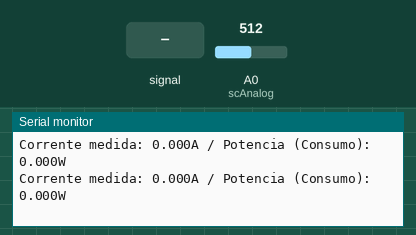
Recording of a sketch running on a simulated Arduino Uno, built with avr-gcc and run on an emulated ATmega328P. Parts: the last lines printed to the serial monitor. The test bench sets the inputs (shaded band); at power-on: A0 (scAnalog) = 512.

Above: at 1.2 s.
1.3 s: A0 (scAnalog) fed a 200 Hz sine of ±81 counts around its level
At 1.52 s:
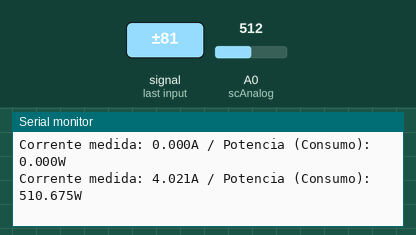
2.8 s: A0 (scAnalog) set to 716
At 2.81 s:
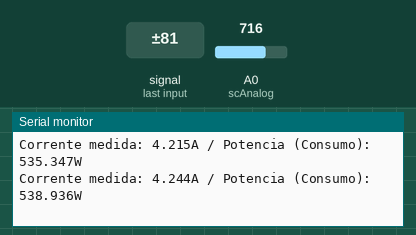
4.3 s: A0 (scAnalog) set to 900
At 4.32 s:
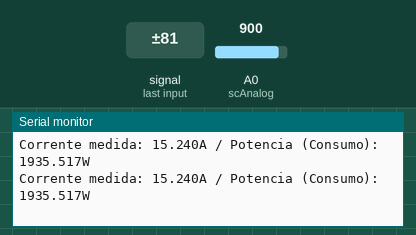
Timing chart, 0 to 7.3 s (numbered marks = the images above; inputs shaded):
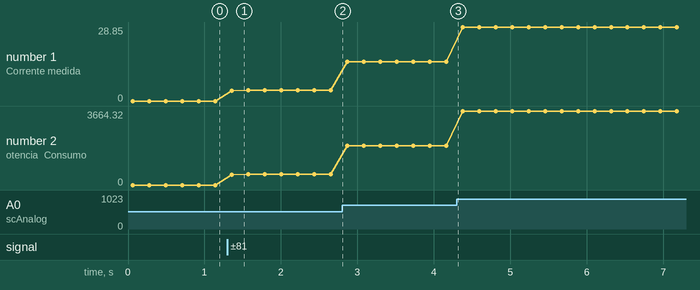

Measured:
- after the input at 1.3 s, the serial monitor: prints a new line after 0.06 s (image 1)
- plotted number 1: 0 → 4.24 after the input at 1.3 s, 4.24 → 15.24 after the input at 2.8 s, 15.24 → 28.85 after the input at 4.3 s
- plotted number 2: 0 → 538.94 after the input at 1.3 s, 538.94 → 1935.52 after the input at 2.8 s, 1935.52 → 3664.32 after the input at 4.3 s

The sketch:

exemplo_amperimetro.ino
```cpp
/**************************************************************************
 *                 Placa de Desenvolvimento Arduino Uno                   *
 *                Medição de Corrente e Potência com Sensor ACS712        *
 *                  Elaborado/Adptado por Epaminondas Lage                *
 *                                                                        *
 * Este código utiliza o sensor de corrente ACS712 para medir a corrente  *
 * consumida e calcular a potência aproximada, exibindo os valores no     *
 * monitor serial do Arduino.                                             *
 **************************************************************************/

const int scAnalog = A0; // Porta analógica (A0) utilizada pelo sensor de corrente
float sensorValue_aux = 0; // Variável auxiliar do tipo float para leituras
float sensorValue = 0; // Variável que armazena o valor médio da leitura
float currentValue = 0; // Variável que armazena o valor da corrente calculada
float voltsporUnidade = 0.0048828125; // Fator de conversão de volts por unidade (5V/1023)
int tensaoRede = 127; // Tensão da rede elétrica (127V ou 220V)
float potenciaAprox = 0; // Variável que armazena a potência calculada

void setup(){
  Serial.begin(9600); // Inicializa a porta serial
}

void loop(){
  currentValue = 0; // Reinicia o valor atual da corrente
  sensorValue = 0; // Reinicia o valor atual da leitura do sensor

  // Realiza 500 leituras do sensor para maior precisão
  for(int i = 500; i > 0; i--){
    sensorValue_aux = (analogRead(scAnalog) - 510); // Lê o pino analógico A0 e ajusta o valor para corrente zero
    sensorValue += pow(sensorValue_aux, 2); // Soma os quadrados das leituras
  }

  // Calcula o valor médio quadrático e converte para volts
  sensorValue = (sqrt(sensorValue / 500)) * voltsporUnidade;
  currentValue = (sensorValue / 0.066); // Calcula a corrente em amperes (66 mV por ampere)

  // Tratamento de ruído: ignora valores abaixo de 0,200A
  if(currentValue <= 0.200){
    currentValue = 0;
  }

  // Calcula a potência aproximada
  potenciaAprox = tensaoRede * currentValue;

  // Exibe as informações no monitor serial
  Serial.print("Corrente medida: ");
  Serial.print(currentValue, 3);
  Serial.print("A / Potencia (Consumo): ");
  Serial.print(potenciaAprox, 3);
  Serial.println("W");

  delay(150); // Intervalo de 150 milissegundos antes de nova leitura
}
```
